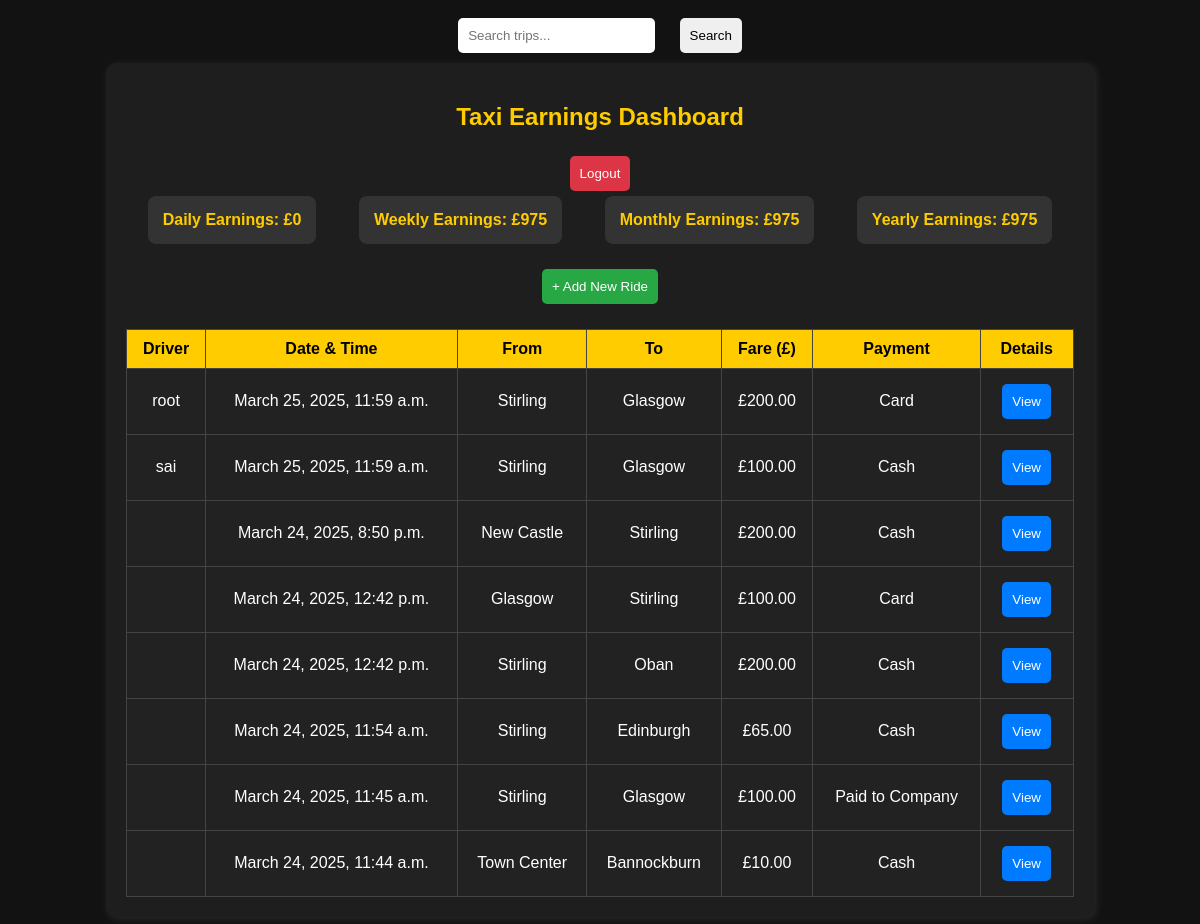
Page /index/ (signed in) on the committed database.
### taxi_app/models.py (models this page shows, shortened)
class Trip(models.Model):
    driver = models.ForeignKey(User, on_delete=models.CASCADE, null=True, blank=True)
    trip_time = models.DateTimeField(default=now)
    from_place = models.CharField(max_length=255)
    to_place = models.CharField(max_length=255)
    fare = models.DecimalField(max_digits=10, decimal_places=2, default=0.00)
    payment_type = models.CharField(
        max_length=50,
        choices=[
            ("Cash", "Cash"),
            ("Card", "Card"),
            ("Paid to Company", "Paid to Company")
        ]
    )
    tip = models.DecimalField(max_digits=5, decimal_places=2, default=0.00)

### test_project/views.py (the view, shortened to what this page needs)
# urls.py: path("index/", views.index, name="index"),  # Home Page (After Login)
@login_required
def index(request):
    today = datetime.now().date()
    this_week_start = today - timedelta(days=today.weekday())
    this_month_start = today.replace(day=1)
    this_year_start = today.replace(month=1, day=1)
    if request.user.is_superuser:
        trips = Trip.objects.all().order_by("-trip_time")
    else:
        trips = Trip.objects.filter(driver=request.user).order_by("-trip_time")
    daily_total = trips.filter(trip_time__date=today).aggregate(Sum('fare'))['fare__sum'] or 0
    weekly_total = trips.filter(trip_time__date__gte=this_week_start).aggregate(Sum('fare'))['fare__sum'] or 0
    monthly_total = trips.filter(trip_time__date__gte=this_month_start).aggregate(Sum('fare'))['fare__sum'] or 0
    yearly_total = trips.filter(trip_time__date__gte=this_year_start).aggregate(Sum('fare'))['fare__sum'] or 0
    return render(request, "index.html", {
        "trips": trips,
        "daily_total": daily_total,
        "weekly_total": weekly_total,
        "monthly_total": monthly_total,
        "yearly_total": yearly_total,
    })

### templates/index.html (shortened to what this page needs)
<!DOCTYPE html>
<html lang="en">
<head>
</head>
<body>
    <form method="GET" action="{% url 'search_trips' %}">
        <input type="text" name="q" placeholder="Search trips..." value="{{ query }}">
        <button type="submit">Search</button>
    </form>
    <div class="container">
        <h2>Taxi Earnings Dashboard</h2>
        <button class="logout-button" onclick="window.location.href='/logout'">Logout</button>
        <div class="summary">
            <div>Daily Earnings: £{{ daily_total }}</div>
            <div>Weekly Earnings: £{{ weekly_total }}</div>
            <div>Monthly Earnings: £{{ monthly_total }}</div>
            <div>Yearly Earnings: £{{ yearly_total }}</div>
        </div>
        <button class="add-ride" onclick="openModal()">+ Add New Ride</button>
        <table class="ride-table">
            <tr>
                {% if request.user.is_superuser %}
                    <th>Driver</th>
                {% endif %}
                <th>Date & Time</th>
                <th>From</th>
                <th>To</th>
                <th>Fare (£)</th>
                <th>Payment</th>
                <th>Details</th>
            </tr>
            {% for trip in trips %}
<tr>
    {% if request.user.is_superuser %}
        <td>{{ trip.driver.username }}</td>
    {% endif %}
    <td>{{ trip.trip_time }}</td>
    <td>{{ trip.from_place }}</td>
    <td>{{ trip.to_place }}</td>
    <td>£{{ trip.fare }}</td>
    <td>{{ trip.payment_type }}</td>
    <td>
        <button class="ride-button"
                onclick="alert('Trip from {{ trip.from_place }} to {{ trip.to_place }}.\nFare: £{{ trip.fare }}\nPayment: {{ trip.payment_type }}\nTip: £{{ trip.tip }}')">
            View
        </button>
    </td>
</tr>
{% endfor %}
        </table>
    </div>
</body>
</html>

### templates/index.html (style rules this page uses)
body { font-family: Arial, sans-serif; background-color: #121212; color: #fff; text-align: center; }
.container { width: 80%; margin: auto; padding: 20px; background: #1e1e1e; border-radius: 10px; box-shadow: 2px 2px 10px rgba(255, 255, 255, 0.1); }
h2 { color: #ffcc00; }
.summary { display: flex; justify-content: space-around; margin-bottom: 20px; }
.summary div { background: #333; padding: 15px; border-radius: 8px; font-weight: bold; color: #ffcc00; }
.ride-table { width: 100%; margin-top: 20px; border-collapse: collapse; background: #222; color: #fff; }
.ride-table th, .ride-table td { padding: 10px; border: 1px solid #444; }
.ride-table th { background: #ffcc00; color: black; }
.ride-button, .add-ride, .logout-button { padding: 10px; border: none; border-radius: 5px; cursor: pointer; margin: 5px; }
.ride-button { background: #007bff; color: white; }
.add-ride { background: #28a745; color: white; }
.logout-button { background: #dc3545; color: white; }
input, select, button { margin: 10px; padding: 10px; border-radius: 5px; border: none; }

### rows in the picture
Trip: driver.username "root", trip_time "March 25, 2025, 11:59 a.m.", from_place "Stirling", to_place "Glasgow", fare "200.00", payment_type "Card"
Trip: driver.username "sai", trip_time "March 25, 2025, 11:59 a.m.", from_place "Stirling", to_place "Glasgow", fare "100.00", payment_type "Cash"
Trip: trip_time "March 24, 2025, 8:50 p.m.", from_place "New Castle", to_place "Stirling", fare "200.00", payment_type "Cash"
Trip: trip_time "March 24, 2025, 12:42 p.m.", from_place "Glasgow", to_place "Stirling", fare "100.00", payment_type "Card"
Trip: trip_time "March 24, 2025, 12:42 p.m.", from_place "Stirling", to_place "Oban", fare "200.00", payment_type "Cash"
Trip: trip_time "March 24, 2025, 11:54 a.m.", from_place "Stirling", to_place "Edinburgh", fare "65.00", payment_type "Cash"
Trip: trip_time "March 24, 2025, 11:45 a.m.", from_place "Stirling", to_place "Glasgow", fare "100.00", payment_type "Paid to Company"
Trip: trip_time "March 24, 2025, 11:44 a.m.", from_place "Town Center", to_place "Bannockburn", fare "10.00", payment_type "Cash"

### other values in the picture
{{ daily_total }} "0"
{{ weekly_total }} "975"
{{ monthly_total }} "975"
{{ yearly_total }} "975"
